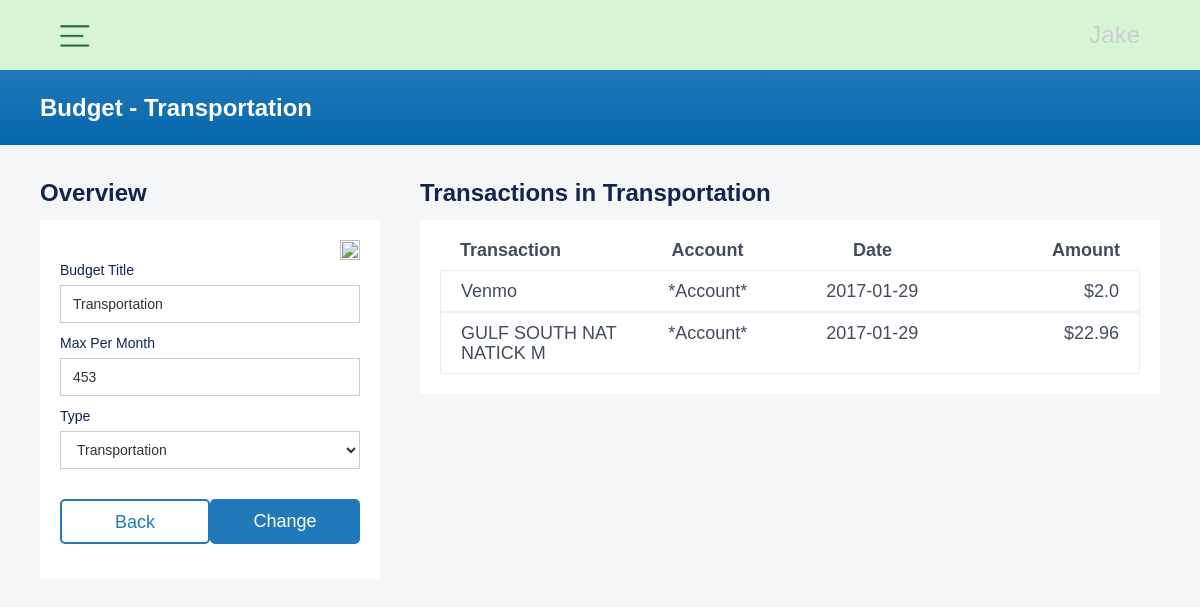
The page /budget/view-budget/63313757033 on the database its author committed.
### budget/models.py (models this page shows)
class BudgetItems(models.Model):
    user = models.ForeignKey(settings.AUTH_USER_MODEL, on_delete=models.CASCADE, null=True, blank=True)
    title = models.CharField(max_length=100, null=True, blank=True)
    budget_id = models.CharField(max_length=100, null=True, blank=True)
    CATAGORIES = [
        ('Food and Drink', 'Food and Drink'),
        ('Transportation', 'Transportation'),
        ('Shops', 'Shops'),
        ('Transfer', 'Transfer'),
        ('Service', 'Service'),
        ('Payment', 'Payment'),
        ('Income', 'Income'),
        ('Subscription', 'Subscription'),
        ('Miscellaneous', 'Miscellaneous'),
        ('Other', 'Other'),
    ]
    category = models.CharField(max_length=200, null=True, blank=True, choices=CATAGORIES)
    total_per_month = models.IntegerField(null=True, blank=True)
    current_total = models.FloatField(null=True, blank=True)
    users_id = models.CharField(max_length=100, null=True, blank=True)
    transactions = models.JSONField(null=True, blank=True)

### budget/views.py (the view, shortened to what this page needs)
# urls.py: path('view-budget/<str:id>', views.view_budget, name='view-budget'),
def view_budget(request, id):
    user = request.user
    student_user = Account.objects.filter(pk=request.user.pk)
    student_budget = BudgetItems.objects.get(budget_id=id)
    budget_categories = student_budget.CATAGORIES
    budget_purchases = student_budget.transactions
    context = {
        'student_budget': student_budget,
        'budget_categories': budget_categories,
        'budget_purchases': budget_purchases
    }
    return render(request, 'Budget/view_budget.html', context=context)

### templates/Budget/view_budget.html (shortened to what this page needs)
{% extends 'budget/base.html' %}
{% load static %}
{% block content %}
<body class="body">
  <div class="full-page-wrapper">
    <div class="section-container">
      <div class="page-title-blue">
        <h1 class="heading-4">Budget - <span>{{ student_budget.title }}</span></h1>
      </div>
    </div>
    <div class="page-divider-container">
      <div class="page-divider w-row">
        <div class="page-left-column w-col w-col-4" style="padding: 0px">
          <div class="account-overview-container left">
            <div class="section-header-wrapper">
              <h1 class="page-section-header">Overview</h1>
            </div>
            <div class="_20-padding-container">
              <div class="pop-up-form-wrapper">
                    <div class="trashWrapper" style="display: flex;" id="trash-can" >
                        <img class="trashCan" src="{% static 'images/icons/trash-can-red.png' %}" loading="lazy" alt="" onclick="deleteBudgetPopup()">
                    </div>
                  <div class="w-form">
                  <form id="wf-form-add-goal" name="wf-form-add-goal" data-name="add goal" method="post" class="add-budget-form">
                    <label style="font-weight: 500; font-family: 'Poppins', sans-serif; color: #142450; font-size: 14px">Budget Title</label>
                      <input type="text" class="input budget w-input" maxlength="256" name="budget-title" data-name="Name" placeholder="Title" id="name" value="{{ student_budget.title }}">
                    <label style="font-weight: 500; font-family: 'Poppins', sans-serif; color: #142450; font-size: 14px">Max Per Month</label>
                      <input type="number" class="input budget w-input" maxlength="256" name="Max-amount" data-name="Max amount" placeholder="Max Amount" id="Max-amount" required="" value="{{ student_budget.total_per_month }}">
                    <label style="font-weight: 500; font-family: 'Poppins', sans-serif; color: #142450; font-size: 14px">Type</label>
                      <select id="Category" name="Category" data-name="Category" class="select-field-2 w-select" style="background-color: white">
                      <option value="{{ student_budget.category }}" style="background-color: white">{{ student_budget.category }}</option>
                    </select>
                    <div class="save-back-wrapper no-padding" style="padding-top: 20px">
                      <a href="{% url 'Budget:budget-budget' %}" class="back-btn" style="text-decoration: none; align-items: center; align-content: center">Back</a>
                        <input type="submit" value="Change" data-wait="Please wait..." class="next-btn">
                    </div>
                  </form>
                </div>
              </div>
            </div>
          </div>
        </div>
        <div class="column w-col w-col-8" style="padding: 0px">
          <div class="account-overview-container right">
            <div class="section-warpper">
              <div class="section-header-wrapper">
                <h1 class="page-section-header"><span>Transactions in</span> {{ student_budget.title }}</h1>
              </div>
              <div class="_20-padding-container budget-container vertical" style="">
                <div class="transaction-breakdown-header">
                  <div class="w-layout-grid grid-5">
                    <div id="w-node-_0812455f-164a-9896-0de4-f10f1f191733-915e969f" class="breakdown-category">
                      <div class="text-block-4">Transaction</div>
                    </div>
                    <div id="w-node-_9a7336d8-d712-68dd-c9c9-023966549c0e-915e969f" class="breakdown-category">
                      <div class="text-block-4 middle">Account</div>
                    </div>
                    <div id="w-node-_19a8cb79-9f85-397e-2183-ce8dfdbcaf08-915e969f" class="breakdown-category">
                      <div class="text-block-4 middle">Date</div>
                    </div>
                    <div id="w-node-_20690caa-b2e3-6539-b882-3905c0e86399-915e969f" class="breakdown-category">
                      <div class="text-block-4 right">Amount</div>
                    </div>
                  </div>
                </div>
                  {% for transaction in budget_purchases.categoryTransactions %}
                  <div class="transactions">
                  <div class="w-layout-grid grid-5">
                    <div id="w-node-_9bbef277-3bcb-449a-99b3-24993b230e30-915e969f" class="transaction-breakdown">
                      <div>{{ transaction.name }}</div>
                    </div>
                    <div id="w-node-_9bbef277-3bcb-449a-99b3-24993b230e33-915e969f" class="breakdown-category middle">
                      <div>*Account*</div>
                    </div>
                    <div id="w-node-_9bbef277-3bcb-449a-99b3-24993b230e36-915e969f" class="breakdown-category middle">
                      <div>{{ transaction.date }}</div>
                    </div>
                    <div id="w-node-_9bbef277-3bcb-449a-99b3-24993b230e39-915e969f" class="breakdown-category right">
                      <div>$<span>{{ transaction.amount }}</span></div>
                    </div>
                  </div>
                </div>
                  {% endfor %}
              </div>
            </div>
          </div>
        </div>
      </div>
    </div>
  </div>
</body>
{% endblock %}

### static/budget/css/webflow.css (style rules this page uses)
* { -webkit-box-sizing: border-box; -moz-box-sizing: border-box; box-sizing: border-box; }
html { height: 100%; }
body { margin: 0; min-height: 100%; background-color: #fff; font-family: Arial, sans-serif; font-size: 14px; line-height: 20px; color: #333; }
img { max-width: 100%; vertical-align: middle; display: inline-block; }
h1, h2, h3, h4, h5, h6 { font-weight: bold; margin-bottom: 10px; }
h1 { font-size: 38px; line-height: 44px; margin-top: 20px; }
.w-form { margin: 0 0 15px; }
label { display: block; margin-bottom: 5px; font-weight: bold; }
.w-input, .w-select { display: block; width: 100%; height: 38px; padding: 8px 12px; margin-bottom: 10px; font-size: 14px; line-height: 1.42857143; color: #333333; vertical-align: middle; background-color: #ffffff; border: 1px solid #cccccc; }
.w-select { background-color: #f3f3f3; }
.w-row:before, .w-row:after { content: " "; display: table; grid-column-start: 1; grid-row-start: 1; grid-column-end: 2; grid-row-end: 2; }
.w-row:after { clear: both; }
.w-col { position: relative; float: left; width: 100%; min-height: 1px; padding-left: 10px; padding-right: 10px; }
.w-col-4 { width: 33.33333333%; }
.w-col-8 { width: 66.66666667%; }

### static/budget/css/other.css (style rules this page uses)
._20-padding-container.budget-container.vertical { background-color: white; }
.section-header-wrapper { display: -webkit-box; display: -webkit-flex; display: -ms-flexbox; display: flex; margin-top: 0px; margin-bottom: 10px; -webkit-box-pack: justify; -webkit-justify-content: space-between; -ms-flex-pack: justify; justify-content: space-between; -webkit-box-align: start; -webkit-align-items: flex-start; -ms-flex-align: start; align-items: center; }
.trashWrapper { width: 100%; display: flex; justify-content: flex-end; }
.trashCan { width: 20px; height: 20px; }
.back-btn { padding: 10px 40px; text-decoration: none; border-style: solid; border-width: 2px; border-color: #1f79ba; border-radius: 5px; background-color: #fff; color: #1f79ba; font-size: 18px; font-weight: 500; }
.next-btn { padding: 10px 40px; text-decoration: none; border-style: solid; border-width: 2px; color: white; border-color: #1f79ba; background-color: #1f79ba; border-radius: 5px; font-size: 18px; font-weight: 500; cursor: pointer; align-items: center; }

### static/MainWebsite/webflow.css (style rules this page uses)
* { -webkit-box-sizing: border-box; -moz-box-sizing: border-box; box-sizing: border-box; }
html { height: 100%; }
body { margin: 0; min-height: 100%; background-color: #fff; font-family: Arial, sans-serif; font-size: 14px; line-height: 20px; color: #333; }
img { max-width: 100%; vertical-align: middle; display: inline-block; }
h1, h2, h3, h4, h5, h6 { font-weight: bold; margin-bottom: 10px; }
h1 { font-size: 38px; line-height: 44px; margin-top: 20px; }
.w-form { margin: 0 0 15px; }
label { display: block; margin-bottom: 5px; font-weight: bold; }
.w-input, .w-select { display: block; width: 100%; height: 38px; padding: 8px 12px; margin-bottom: 10px; font-size: 14px; line-height: 1.42857143; color: #333333; vertical-align: middle; background-color: #ffffff; border: 1px solid #cccccc; }
.w-select { background-color: #f3f3f3; }
.w-row:before, .w-row:after { content: " "; display: table; grid-column-start: 1; grid-row-start: 1; grid-column-end: 2; grid-row-end: 2; }
.w-row:after { clear: both; }
.w-col { position: relative; float: left; width: 100%; min-height: 1px; padding-left: 10px; padding-right: 10px; }
.w-col-4 { width: 33.33333333%; }
.w-col-8 { width: 66.66666667%; }

### static/MainWebsite/mmoney.webflow.css (style rules this page uses)
.heading-4 { margin-top: 0px; margin-bottom: 0px; color: #fff; font-size: 24px; line-height: 35px; }
.column { padding-right: 10px; padding-left: 0px; }
.body { background-color: #f4f6f8; }

### rows shown on the page
BudgetItems: title "Transportation", budget-title "Transportation", Max-amount "453", Category "Transportation"

### other values the page prints
{{ transaction.name }} "Venmo" "GULF SOUTH NAT NATICK M"
{{ transaction.date }} "2017-01-29" "2017-01-29"
{{ transaction.amount }} "2.0" "22.96"
